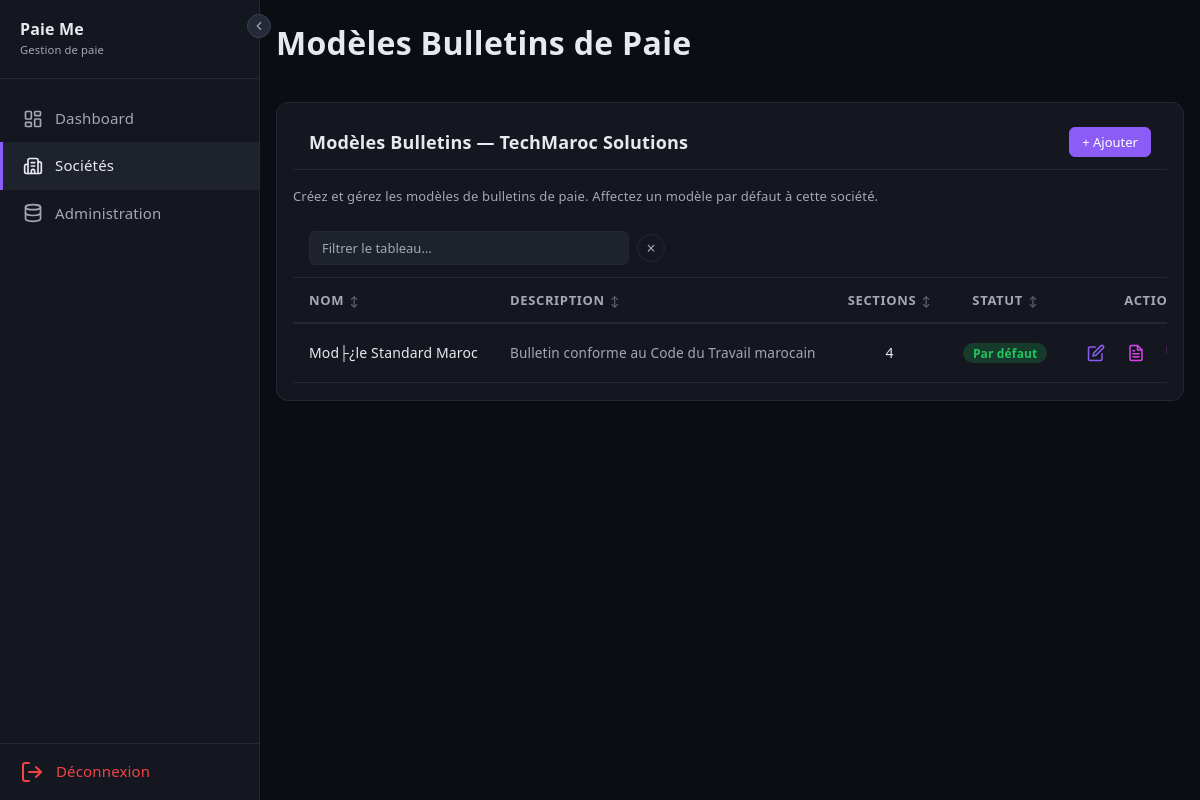
The app's page /societes/1/modeles-bulletins (signed in) with its own data.
### tables this page shows
CREATE TABLE IF NOT EXISTS societes (
    id                  INT UNSIGNED AUTO_INCREMENT PRIMARY KEY,
    user_id             INT UNSIGNED        NOT NULL,
    raison_sociale      VARCHAR(200)        NOT NULL,
    forme_juridique     VARCHAR(20)         NOT NULL,
    ice                 VARCHAR(20)         NOT NULL,
    if_fiscal           VARCHAR(20)         NOT NULL,
    rc                  VARCHAR(20)         NOT NULL,
    tp                  VARCHAR(20)         NOT NULL,
    cnss                VARCHAR(20)         NOT NULL,
    adresse             TEXT,
    ville               VARCHAR(100),
    telephone           VARCHAR(20),
    email               VARCHAR(180),
    site_web            VARCHAR(255),
    banque              VARCHAR(100),
    agence              VARCHAR(100),
    rib                 VARCHAR(255),
    modele_bulletin_id  INT UNSIGNED,
    logo                VARCHAR(255),
    damancom_login      VARCHAR(100),
    damancom_password   VARCHAR(255),
    simpl_login         VARCHAR(100),
    simpl_password      VARCHAR(255),
    cimr_login          VARCHAR(100),
    cimr_password       VARCHAR(255),
    actif               TINYINT(1)          NOT NULL DEFAULT 1,
    created_at          DATETIME            NOT NULL DEFAULT CURRENT_TIMESTAMP,
    updated_at          DATETIME            NOT NULL DEFAULT CURRENT_TIMESTAMP ON UPDATE CURRENT_TIMESTAMP,
    FOREIGN KEY (user_id) REFERENCES users(id) ON DELETE CASCADE
);

CREATE TABLE IF NOT EXISTS modeles_bulletins (
    id              INT UNSIGNED AUTO_INCREMENT PRIMARY KEY,
    societe_id      INT UNSIGNED        NOT NULL,
    nom             VARCHAR(200)        NOT NULL,
    description     TEXT,
    config          JSON                NOT NULL,
    defaut          TINYINT(1)          NOT NULL DEFAULT 0,
    created_at      DATETIME            NOT NULL DEFAULT CURRENT_TIMESTAMP,
    FOREIGN KEY (societe_id) REFERENCES societes(id) ON DELETE CASCADE
);

### controllers/ModeleBulletinController.php (called while the page is built, shortened)
<?php
class ModeleBulletinController extends Controller
{
    private PDO $db;
    public function __construct()
    {
        $this->db = Model::db();
    }
    public function index(int $id): void
    {
        $userId = Session::get('user_id');
        $societe = $this->db->prepare("SELECT * FROM societes WHERE id = ? AND user_id = ?");
        $societe->execute([$id, $userId]);
        $societe = $societe->fetch();
        $modeles = $this->db->prepare("SELECT * FROM modeles_bulletins WHERE societe_id = ? ORDER BY defaut DESC, nom");
        $modeles->execute([$id]);
        $modeles = $modeles->fetchAll();
        $this->render('modeles_bulletins/index.php', [
            'title'    => 'Modèles Bulletins de Paie',
            'societe'  => $societe,
            'modeles'  => $modeles,
            'baseUrl'  => '/paie-me/societes/' . $id . '/modeles-bulletins',
        ]);
    }
    protected function render(string $view, array $data = []): void
    {
        extract($data);
        require __DIR__ . '/../views/' . $view;
        require __DIR__ . '/../views/layout.php';
    }
}

### index.php (called while the page is built, shortened)
<?php
$method = $_SERVER['REQUEST_METHOD'];
$uri    = $_SERVER['REQUEST_URI'];
Router::dispatch($method, $uri);

### Core/Model.php (called while the page is built, shortened)
<?php
abstract class Model
{
    protected static PDO|null $db = null;
    public static function db(): PDO
    {
        if (self::$db === null) {
            $config = require __DIR__ . '/../config/database.php';
            $dsn = "mysql:host={$config['host']};port={$config['port']};dbname={$config['dbname']};charset={$config['charset']}";
            self::$db = new PDO($dsn, $config['username'], $config['password'], [
                PDO::ATTR_ERRMODE            => PDO::ERRMODE_EXCEPTION,
                PDO::ATTR_DEFAULT_FETCH_MODE => PDO::FETCH_ASSOC,
                PDO::ATTR_EMULATE_PREPARES   => false,
            ]);
        }
        return self::$db;
    }
}

### views/modeles_bulletins/index.php (the view, shortened to what this page needs)
<div class="card">
    <div class="card-header" style="display:flex; justify-content:space-between; align-items:center;">
        <h3 style="margin:0;">Modèles Bulletins — <?= htmlspecialchars($societe['raison_sociale']) ?></h3>
        <button type="button" class="btn btn-primary btn-sm" onclick="new bootstrap.Modal(document.getElementById('ajoutModele')).show()">
            + Ajouter
        </button>
    </div>
    <p style="font-size:0.8125rem; color:var(--text-muted); margin:0 0 0.75rem 0;">
        Créez et gérez les modèles de bulletins de paie. Affectez un modèle par défaut à cette société.
    </p>
    <div class="table-wrapper">
        <table class="data-table">
            <thead>
                <tr>
                    <th>Nom</th>
                    <th>Description</th>
                    <th style="text-align:center;">Sections</th>
                    <th style="text-align:center;">Statut</th>
                    <th style="width:160px; text-align:center;">Actions</th>
                </tr>
            </thead>
            <tbody>
                <?php if (empty($modeles)): ?>
                <tr>
                    <td colspan="5" style="text-align:center; color:var(--text-muted); padding:2rem;">Aucun modèle trouvé.</td>
                </tr>
                <?php else: ?>
                <?php foreach ($modeles as $m): ?>
                <tr>
                    <td style="font-weight:500;"><?= htmlspecialchars($m['nom']) ?></td>
                    <td style="color:var(--text-muted); font-size:0.85rem;"><?= htmlspecialchars($m['description'] ?? '—') ?></td>
                    <td style="text-align:center;"><?= count($m['config']['sections'] ?? []) ?></td>
                    <td style="text-align:center;">
                        <?php if ($m['defaut']): ?>
                            <span class="badge badge-success">Par défaut</span>
                        <?php else: ?>
                            <a href="<?= $baseUrl ?>/<?= $m['id'] ?>/assign" class="btn btn-sm btn-secondary" style="font-size:0.7rem;" onclick="return confirm('Définir ce modèle par défaut ?')">Définir par défaut</a>
                        <?php endif; ?>
                    </td>
                    <td>
                        <div class="table-actions">
                            <a href="<?= $baseUrl ?>/<?= $m['id'] ?>/editor" class="btn-icon btn-view" title="Ouvrir l'éditeur complet">
                                <svg width="18" height="18" viewBox="0 0 24 24" fill="none" stroke="currentColor" stroke-width="2" stroke-linecap="round" stroke-linejoin="round"><path d="M11 4H4a2 2 0 0 0-2 2v14a2 2 0 0 0 2 2h14a2 2 0 0 0 2-2v-7"/><path d="M18.5 2.5a2.121 2.121 0 0 1 3 3L12 15l-4 1 1-4 9.5-9.5z"/></svg>
                            </a>
                            <a href="<?= $baseUrl ?>/<?= $m['id'] ?>/preview" class="btn-icon btn-info" title="Aperçu A4" target="_blank">
                            </a>
                            <a href="<?= $baseUrl ?>/<?= $m['id'] ?>/duplicate" class="btn-icon btn-info" title="Dupliquer le modèle" onclick="return confirm('Dupliquer ce modèle ?')">
                            </a>
                        </div>
                    </td>
                </tr>
                <?php endforeach; ?>
                <?php endif; ?>
            </tbody>
        </table>
    </div>
</div>

### Core/Router.php (shortened to what this page needs)
<?php
class Router
{
    private static array $routes = [];
    public static function get(string $uri, array $action): void
    {
        self::$routes['GET'][] = ['uri' => $uri, 'action' => $action];
    }
    public static function post(string $uri, array $action): void
    {
        self::$routes['POST'][] = ['uri' => $uri, 'action' => $action];
    }
    public static function dispatch(string $method, string $uri): void
    {
        $uri = parse_url($uri, PHP_URL_PATH);
        $uri = preg_replace('#^/paie-me#', '', $uri);
        $uri = trim($uri, '/');
        foreach (self::$routes[$method] ?? [] as $route) {
            $pattern = preg_replace('/\{(\w+)\}/', '(?P<$1>[^/]+)', $route['uri']);
            $pattern = '#^' . trim($pattern, '/') . '$#';
            if (preg_match($pattern, $uri, $matches)) {
                [$controller, $methodName] = $route['action'];
                $params = array_filter($matches, 'is_string', ARRAY_FILTER_USE_KEY);
                $instance = new $controller();
                call_user_func_array([$instance, $methodName], $params);
                return;
            }
        }
    }
}

### assets/css/style.css (style rules this page uses)
:root { --bg-primary: #0b0d12; --bg-surface: #14171f; --bg-hover: #1e222d; --bg-elevated: #252a38; --accent: #8b5cf6; --accent-hover: #a78bfa; --accent-60: rgba(139,92,246,0.18); --accent-70: rgba(139,92,246,0.30); --text: #e8e9ee; --text-muted: #a3a8b4; --secondary: #6B7280; --tertiary: #A78BFA; --border: #232834; --border-strong: #3a4150; --danger: #ef4444; --success: #22c55e; --warning: #f59e0b; --on-primary: #0b0d12; --on-accent: #ffffff; color-scheme: dark !important; }
* { margin: 0; padding: 0; box-sizing: border-box; color-scheme: dark !important; }
body { font-family: system-ui, -apple-system, 'Segoe UI', sans-serif; background: var(--bg-primary); color: var(--text); min-height: 100vh; font-weight: 400; font-size: 0.9375rem; line-height: 1.55; letter-spacing: 0.01em; }
h1, h2, h3, h4, h5, h6 { font-weight: 800; letter-spacing: 0.01em; }
a { color: var(--accent); text-decoration: none; }
.btn { display: inline-flex; align-items: center; gap: 0.5rem; padding: 0.5rem 1rem; border: none; border-radius: 6px; font-size: 0.875rem; font-weight: 500; cursor: pointer; transition: all 0.2s; text-decoration: none; height: 36px; }
.btn-primary { background: var(--accent); color: #fff; border: 1px solid var(--accent); }
.btn-sm { padding: 0.375rem 0.75rem; font-size: 0.8125rem; height: 30px; }
.btn-icon { display: inline-flex; align-items: center; justify-content: center; padding: 0.35rem; background: transparent; color: var(--text-muted); border: none; border-radius: 5px; cursor: pointer; transition: all 0.2s; line-height: 1; width: 34px; height: 34px; text-decoration: none; }
.btn-icon.btn-view { color: var(--accent); }
.btn-icon.btn-info { color: #d946ef; }
.card { background: var(--bg-surface); border: 1px solid var(--border); border-radius: 12px; padding: 1rem; margin-bottom: 1.5rem; color: var(--text); }
.card-header { display: flex; justify-content: space-between; align-items: center; margin-bottom: 1rem; padding-bottom: 0.75rem; border-bottom: 1px solid var(--border); }
.card-header h3 { font-size: 1.125rem; font-weight: 800; }
.table-wrapper { overflow-x: auto; padding-bottom: 1px; }
table { width: 100%; border-collapse: collapse; background: var(--bg-surface); }
table thead th { text-align: left; padding: 0.75rem 1rem; font-size: 0.8125rem; font-weight: 600; color: var(--text-muted); text-transform: uppercase; letter-spacing: 0.05em; border-bottom: 2px solid var(--border); }
table thead th:last-child { text-align: center; }
table tbody td { padding: 0.75rem 1rem; border-bottom: 1px solid var(--border); font-size: 0.875rem; color: var(--text); white-space: nowrap; }
.table-actions { display: flex; align-items: center; justify-content: center; gap: 0.35rem; white-space: nowrap; }
.badge { display: inline-block; padding: 0.2rem 0.6rem; border-radius: 9999px; font-size: 0.75rem; font-weight: 600; height: 20px; line-height: 1.4; }
.badge-success { background: rgba(34, 197, 94, 0.2); color: var(--success); }
table thead th.sortable { cursor: pointer; user-select: none; white-space: nowrap; }

### records on screen
societes: raison_sociale "TechMaroc Solutions"
modeles_bulletins: nom "Mod├¿le Standard Maroc", description "Bulletin conforme au Code du Travail marocain", count($m['config']['sections'] ?? []) "4", defaut "Par défaut"
